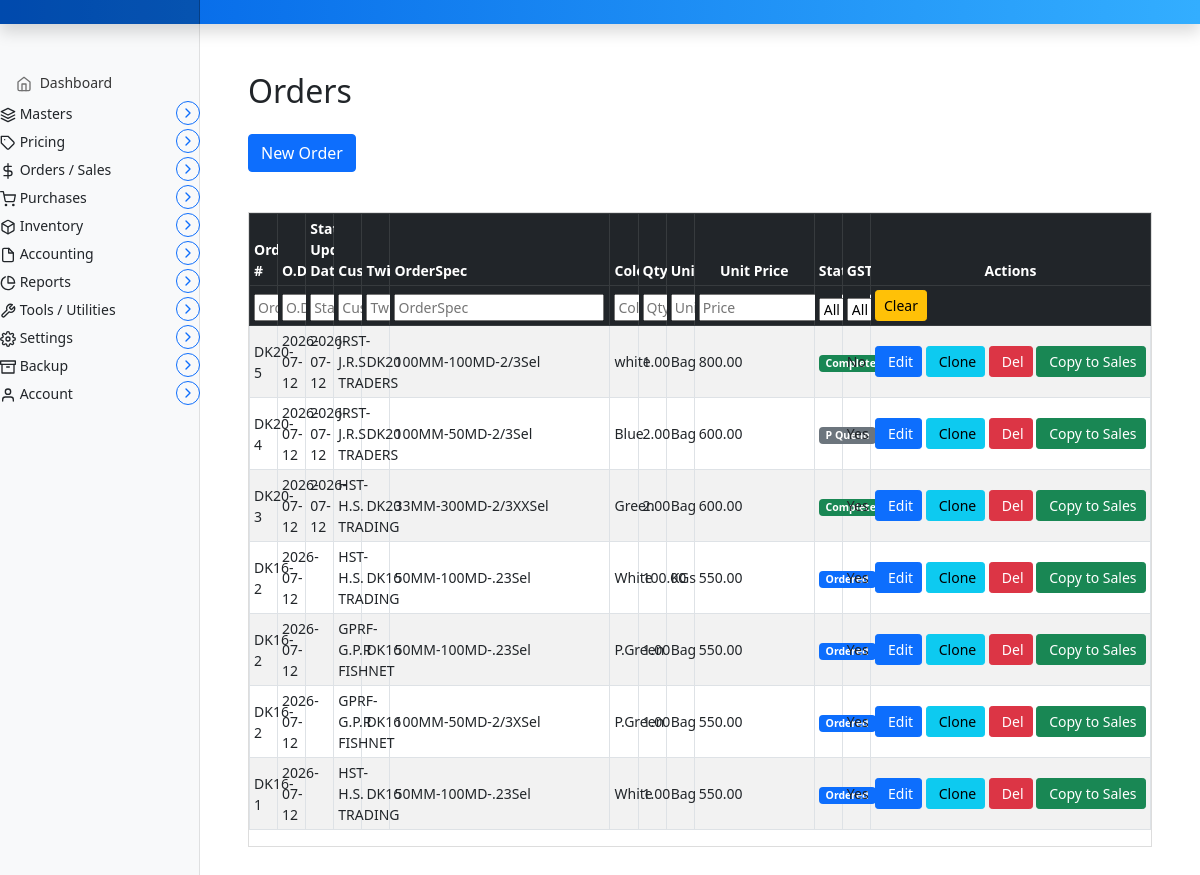
The page /invoice/orders on the database as committed earlier.
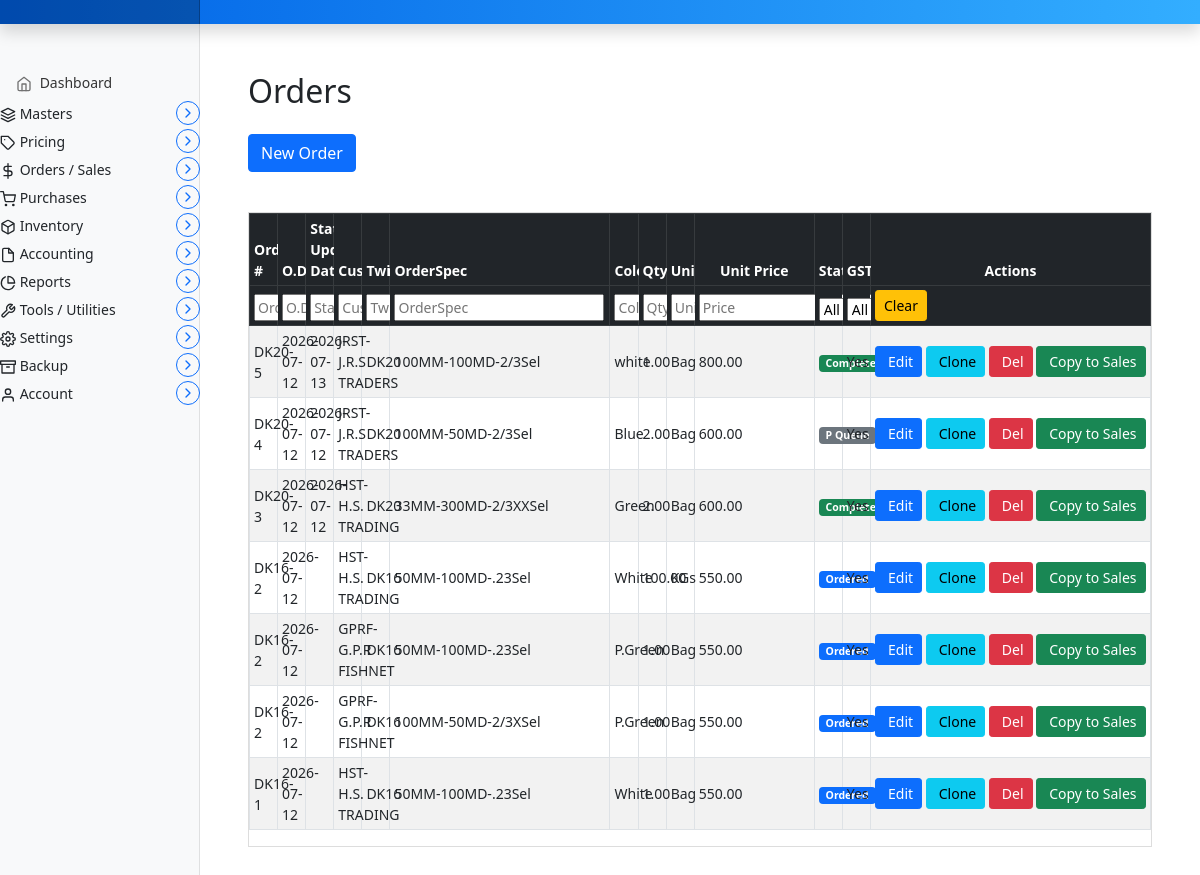
The same page on the database as committed later.
### marania_invoice_app/models.py (models this page shows, shortened)
class Order(models.Model):
    QUANTITY_UNIT_CHOICES = [
        ('KG', 'KG'),
        ('Bag', 'Bag'),
    ]
    STATUS_CHOICES = [
        ('Ordered', 'Ordered'),
        ('ProductionQueue', 'P Queue'),
        ('InProduction', 'In Prod'),
        ('ProductionCompleted', 'P Completed'),
        ('Completed', 'Completed'),
        ('Cancelled', 'Cancelled'),
        ('OnHold', 'On Hold'),
        ('Rejected', 'Rejected'),
    ]
    order_key = models.AutoField(primary_key=True)
    order_sequence = models.IntegerField(default=0)
    order_number = models.CharField(max_length=100)
    order_date = models.DateField()
    twine = models.CharField(max_length=255, blank=True, null=True)
    quantity = models.DecimalField(max_digits=10, decimal_places=2)
    quantity_unit = models.CharField(max_length=10, choices=QUANTITY_UNIT_CHOICES, default='Bag')
    customer = models.CharField(max_length=255)
    unit_price = models.DecimalField(max_digits=10, decimal_places=2, blank=True, null=True)
    is_gst_included = models.BooleanField(default=False)
    status = models.CharField(max_length=30, choices=STATUS_CHOICES, default='Ordered')
    last_status_date = models.DateField(blank=True, null=True)
    order_instructions = models.TextField(blank=True, null=True)
    comments = models.TextField(blank=True, null=True)
    created_at = models.DateTimeField(auto_now_add=True)
    updated_at = models.DateTimeField(auto_now=True)
    class Meta:
        ordering = ['-order_date', '-order_sequence']

class OrderSpecification(models.Model):
    order = models.ForeignKey(Order, on_delete=models.CASCADE, related_name='specifications', null=True, blank=True)
    mesh_size = models.IntegerField(blank=True, null=True)
    mesh_depth = models.CharField(max_length=50, blank=True, null=True)
    salvage = models.CharField(max_length=255, blank=True, null=True)
    piece_weight = models.CharField(max_length=50, blank=True, null=True)
    colour = models.CharField(max_length=50, default='White')
    no_of_pcs = models.IntegerField(blank=True, null=True)

### marania_invoice_app/views.py (the view, shortened to what this page needs)
# urls.py: path('orders', views.order_entry, name='order_entry'),
def order_entry(request):
    orders = Order.objects.all().prefetch_related('specifications')
    orders_data = list(orders.values(
        'order_key', 'order_sequence', 'order_number', 'order_date', 'customer',
        'twine', 'quantity', 'quantity_unit', 'unit_price', 'is_gst_included',
        'status', 'order_instructions', 'comments',
    ))
    order_keys = [o['order_key'] for o in orders_data]
    specs = list(OrderSpecification.objects.filter(order__order_key__in=order_keys).values(
        'order_id', 'mesh_size', 'mesh_depth', 'salvage', 'piece_weight', 'colour', 'no_of_pcs',
    ))
    specs_by_order = {}
    for s in specs:
        specs_by_order.setdefault(s['order_id'], []).append(
            {k: s[k] for k in ('mesh_size', 'mesh_depth', 'salvage', 'piece_weight', 'colour', 'no_of_pcs')}
        )
    for item in orders_data:
        order_specs = specs_by_order.get(item['order_key'], [])
        item['specifications'] = order_specs
        first = order_specs[0] if order_specs else {}
        for fld in ('mesh_size', 'mesh_depth', 'salvage', 'piece_weight', 'colour', 'no_of_pcs'):
            item[fld] = first.get(fld)
    orders_json = json.dumps(orders_data, default=str)
    next_order_sequence = (Order.objects.aggregate(max_seq=Max('order_sequence'))['max_seq'] or 0) + 1
    parties = Parties.objects.all()
    products = Product.objects.all()
    context = {
        "orders": orders,
        "orders_json": orders_json,
        "next_order_sequence": next_order_sequence,
        "parties": parties,
        "products": products,
    }
    return render(request, "marania_invoice_app/order_entry.html", context)

### templates/marania_invoice_app/order_entry.html (shortened to what the changed rows need)
{% extends 'partials/base.html' %}
{% load static %}
{% block main %}
<main class="col-md-9 ms-sm-auto col-lg-10 px-md-4">
  <div class="container my-5">
    <h2 class="mb-4">Orders</h2>
    <div class="order-list mt-4">
      {% if orders %}
        <div class="table-responsive invoice-table-wrapper">
          <table id="order-table" class="table table-striped table-hover table-bordered table-sm align-middle">
            <thead class="table-dark">
              <tr>
                <th scope="col">Order #</th>
                <th scope="col">O.Date</th>
                <th scope="col">Status Upd Date</th>
                <th scope="col">Customer</th>
                <th scope="col">Twine</th>
                <th scope="col" class="col-orderspec">OrderSpec</th>
                <th scope="col">Colour</th>
                <th scope="col">Qty</th>
                <th scope="col">Unit</th>
                <th scope="col" class="col-amount">Unit Price</th>
                <th scope="col">Status</th>
                <th scope="col">GST</th>
                <th scope="col" class="col-actions">Actions</th>
              </tr>
              <tr id="order-filter-row">
                <th><input class="filter-input" placeholder="Order #"></th>
                <th><input class="filter-input" placeholder="O.Date"></th>
                <th><input class="filter-input" placeholder="Status Upd Date"></th>
                <th><input class="filter-input" placeholder="Customer"></th>
                <th><input class="filter-input" placeholder="Twine"></th>
                <th><input class="filter-input" placeholder="OrderSpec"></th>
                <th><input class="filter-input" placeholder="Colour"></th>
                <th><input class="filter-input" placeholder="Qty"></th>
                <th><input class="filter-input" placeholder="Unit"></th>
                <th><input class="filter-input" placeholder="Price"></th>
                <th>
                </th>
                <th>
                  <select class="filter-select">
                    <option value="">All</option>
                  </select>
                </th>
                <th>
                  <button class="btn btn-warning btn-sm" id="clear-order-filters">Clear</button>
                </th>
              </tr>
            </thead>
            <tbody>
              {% for order in orders %}
                <tr>
                  <td>{{ order.order_number }}</td>
                  <td>{{ order.order_date|date:"Y-m-d" }}</td>
                  <td>{{ order.last_status_date|date:"Y-m-d" }}</td>
                  <td>{{ order.customer }}</td>
                  <td>{{ order.twine }}</td>
                  <td>{% with spec=order.specifications.first %}{{ spec.mesh_size }}MM-{% if "MD" in spec.mesh_depth|upper %}{{ spec.mesh_depth }}{% else %}{{ spec.mesh_depth }}MD{% endif %}-{% if "SEL" in spec.salvage|upper %}{{ spec.salvage }}{% else %}{{ spec.salvage }}Sel{% endif %}{% endwith %}</td>
                  <td>{{ order.specifications.first.colour }}</td>
                  <td>{{ order.quantity }}</td>
                  <td>{{ order.quantity_unit }}</td>
                  <td>{{ order.unit_price }}</td>
                  <td>
                    <span class="badge {% if order.status == 'Completed' %}bg-success{% elif order.status == 'InProduction' %}bg-warning text-dark{% elif order.status == 'ProductionCompleted' %}bg-info text-dark{% elif order.status == 'ProductionQueue' %}bg-secondary{% elif order.status == 'Cancelled' or order.status == 'Rejected' %}bg-danger{% elif order.status == 'OnHold' %}bg-warning text-dark{% else %}bg-primary{% endif %}">
                      {{ order.get_status_display }}
                    </span>
                  </td>
                  <td>{% if order.is_gst_included %}Yes{% else %}No{% endif %}</td>
                  <td>
                    <a href="javascript:void(0);" onclick="loadOrder('{{ order.order_key }}')" class="btn btn-sm btn-primary d-inline-flex align-items-center">
                       Edit
                    </a>
                    <a href="javascript:void(0);" onclick="cloneOrder('{{ order.order_key }}')" class="btn btn-sm btn-info d-inline-flex align-items-center">
                       Clone
                    </a>
                    <form method="POST" action="{% url 'order_entry' %}" style="display:inline;" onsubmit="return confirm('Delete this order?')">
                      <button type="submit" class="btn btn-sm btn-danger d-inline-flex align-items-center">
                         Del
                      </button>
                    </form>
                    <a href="{% url 'copy_order_to_sales' order.order_key %}" class="btn btn-sm btn-success d-inline-flex align-items-center">
                       Copy to Sales
                    </a>
                  </td>
                </tr>
              {% endfor %}
            </tbody>
          </table>
        </div>
      {% else %}
        <p class="text-muted">No orders found.</p>
      {% endif %}
    </div>
  </div>
</main>
{% endblock %}

Rows that differ between the two databases and show on the page:
changed Order "DK20-5": last_status_date "2026-07-12" → "2026-07-13"; is_gst_included "No" → "Yes"
